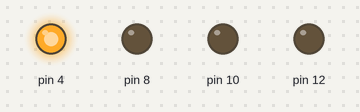
This sketch was run on a simulated Arduino Uno, built with avr-gcc and run on an emulated ATmega328P. On the bench: output pins drawn as LEDs (lit = HIGH).

Above: at 0.5 s.
At 1.5 s:
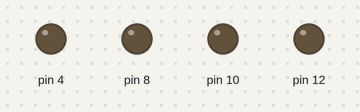
At 2.5 s:
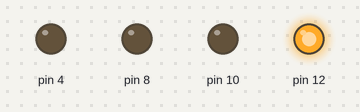
At 3.5 s:
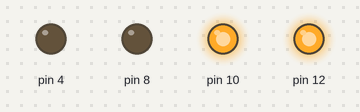
At 4.5 s:
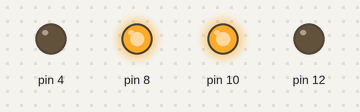
At 5.5 s:
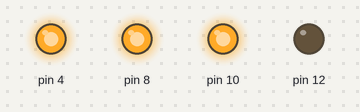
Timing chart, 0 to 6.5 s (numbered marks = the images above):
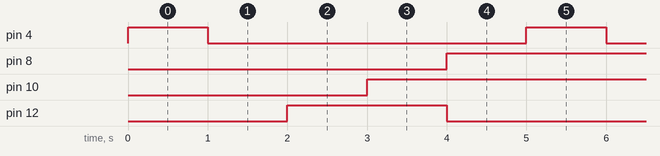

Measured:
- by itself, pin 4: alternates HIGH for 1.0 s and LOW for 4.0 s
- by itself, pin 8, pin 10: alternates HIGH for 4.0 s and LOW for 1.0 s
- by itself, pin 12: alternates HIGH for 2.0 s and LOW for 3.0 s

The sketch:

flashingLights.ino
```cpp
void setup()
{
  pinMode(4, OUTPUT);
  pinMode(12, OUTPUT);
  pinMode(10, OUTPUT);
  pinMode(8, OUTPUT);
}

void loop()
{
  //Single LED blinking
  digitalWrite(4, HIGH);
  delay(1000); // Wait for 1000 millisecond(s)
  digitalWrite(4, LOW);
  delay(1000); // Wait for 1000 millisecond(s)


  //Multiple LED blinking
  digitalWrite(12, HIGH);
  digitalWrite(10, LOW);
  delay(1000); // Wait for 1000 millisecond(s)
  digitalWrite(10, HIGH);
  digitalWrite(8, LOW);
  delay(1000); // Wait for 1000 millisecond(s)
  digitalWrite(8, HIGH);
  digitalWrite(12, LOW);
  delay(1000); // Wait for 1000 millisecond(s)
}
```
